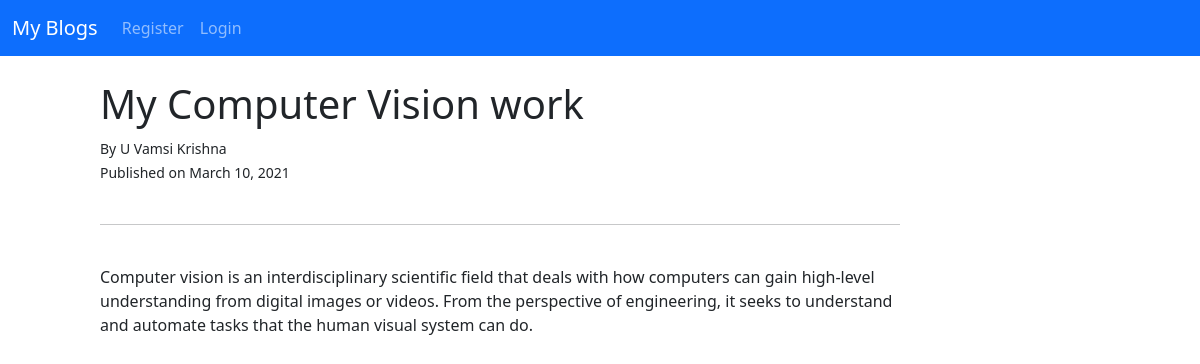
/article/7, run on the app's committed database.
### myblog/models.py (models this page shows, shortened)
class Publish(models.Model):
    title = models.CharField(max_length=50)
    author = models.ForeignKey(User, on_delete=models.CASCADE)
    body = models.TextField()
    date = models.DateField(auto_now_add=True)
    category = models.CharField(max_length=255, default='untitled')

### myblog/views.py (the view)
# urls.py: path('article/<int:pk>', ArticleView.as_view(), name='article'),
class ArticleView(DetailView):
    model = Publish
    template_name = 'article.html'

### myblog/templates/article.html (shortened to what this page needs)
{% extends 'base.html' %}
{% block content%}
<h1> {{ publish.title}} </h1>
<small>By {{publish.author.first_name}} {{publish.author.last_name}} <br/> Published on {{publish.date  }}  <br/>
</small><br/>
<hr>
<br/>
{{ publish.body|safe}}
{% endblock %}

### data on the page
Publish: title "My Computer Vision work", author.first_name "U Vamsi", author.last_name "Krishna", date "March 10, 2021", body "Computer vision is an interdisciplinary scientific field that deals with how computers can gain high-level understanding from digital images or videos. From the perspective of engineering, it seeks to understand and automate tasks that the human visual system can do."
